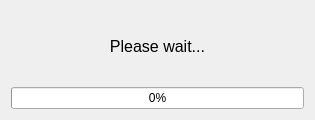
<?xml version="1.0" encoding="UTF-8"?>
<ui version="4.0">
 <class>Dialog</class>
 <widget class="QDialog" name="Dialog">
  <property name="geometry">
   <rect>
    <x>0</x>
    <y>0</y>
    <width>315</width>
    <height>120</height>
   </rect>
  </property>
  <property name="windowTitle">
   <string>Restarting JACK</string>
  </property>
  <layout class="QVBoxLayout" name="verticalLayout">
   <item>
    <widget class="QLabel" name="label">
     <property name="font">
      <font>
       <pointsize>12</pointsize>
      </font>
     </property>
     <property name="text">
      <string>Please wait...</string>
     </property>
     <property name="alignment">
      <set>Qt::AlignCenter</set>
     </property>
    </widget>
   </item>
   <item>
    <widget class="QProgressBar" name="progressBar">
     <property name="value">
      <number>0</number>
     </property>
    </widget>
   </item>
  </layout>
 </widget>
 <resources/>
 <connections/>
</ui>
